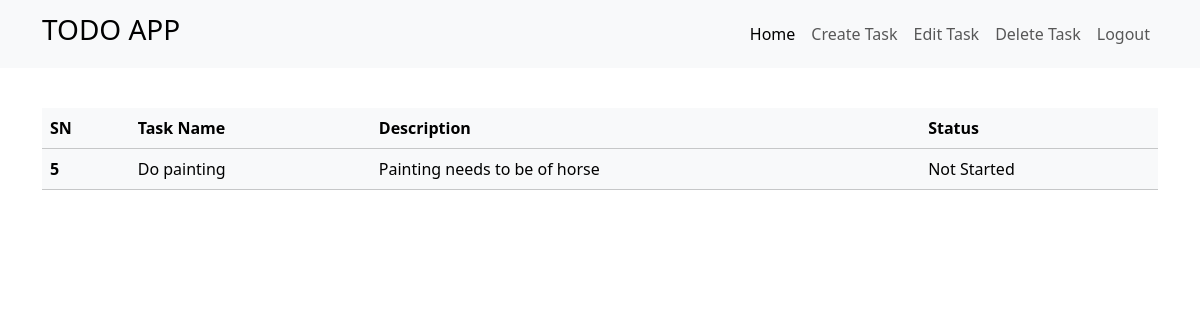
/home/ (signed in), run on an earlier commit of the app's database.
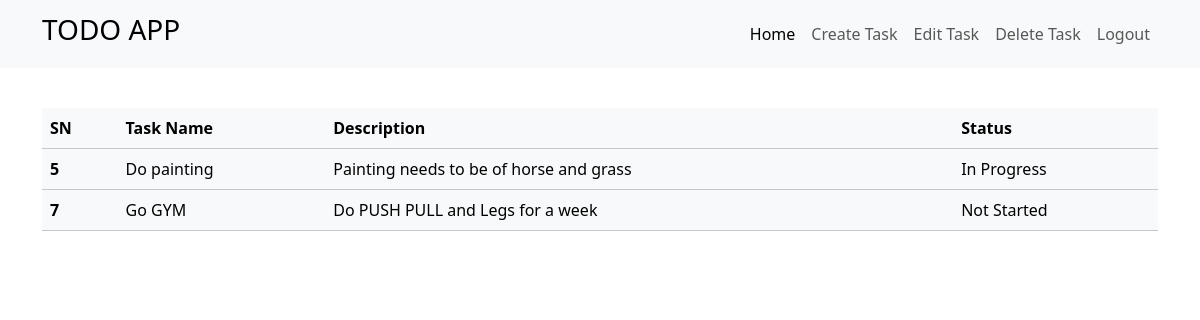
And on a later commit of the database.
### core/models.py (models this page shows)
class Todo(models.Model):
    name = models.CharField(max_length=200)
    description = models.TextField()
    status = models.CharField(max_length=200)

### core/views.py (the view)
# urls.py: 2. Add a URL to urlpatterns:  path('', views.home, name='home')
@login_required(login_url='login')
def home(request):
    todo_objs = Todo.objects.all()
    data = {'todos':todo_objs}
    return render(request,'index.html',context=data)

### templates/index.html (shortened to what this page needs)
<!doctype html>
<html lang="en">
  <head>
    <link href="https://cdn.jsdelivr.net/npm/bootstrap@5.3.3/dist/css/bootstrap.min.css" rel="stylesheet">
  </head>
  <body>
    <nav class="navbar navbar-expand-lg bg-body-tertiary">
        <div class="container">
          <a class="navbar-brand" href="{% url 'home' %}"><h3>TODO APP</h3></a>
          <div class="collapse navbar-collapse" id="navbarSupportedContent">
            <ul class="navbar-nav ms-auto mb-2 mb-lg-0">
              <li class="nav-item">
                <a class="nav-link active" aria-current="page" href="{% url 'home' %}">Home</a>
              </li>
              <li class="nav-item">
                <a class="nav-link" href="{% url 'create' %}">Create Task</a>
              </li>
              <li class="nav-item">
                <a class="nav-link" href="{% url 'editpage' %}">Edit Task</a>
              </li>
              <li class="nav-item">
                <a class="nav-link" href="{% url 'deletepage' %}">Delete Task</a>
              </li>
              <li class="nav-item">
                <a class="nav-link" href="{% url 'logout' %}">Logout</a>
              </li>
            </ul>
          </div>
        </div>
      </nav>
      <div class='container'>
        <table class="table table-light">
            <thead>
            <tr>
                <th scope="col">SN</th>
                <th scope="col">Task Name</th>
                <th scope="col">Description</th>
                <th scope="col">Status</th>
            </tr>
            </thead>
            <tbody>
                {% for todo in todos %}
            <tr>
                <th scope="row">{{todo.id}}</th>
                <td>{{todo.name}}</td>
                <td>{{todo.description}}</td>
                <td>{{todo.status}}</td>
            </tr>
            {% endfor %}
            </tbody>
        </table>
    </div>
  </body>
</html>

What changed in the data, as far as the page shows it:
changed Todo "Do painting": description "Painting needs to be of horse" → "Painting needs to be of horse and grass"; status "Not Started" → "In Progress"
added Todo: id "7", name "Go GYM", description "Do PUSH PULL and Legs for a week", status "Not Started"
